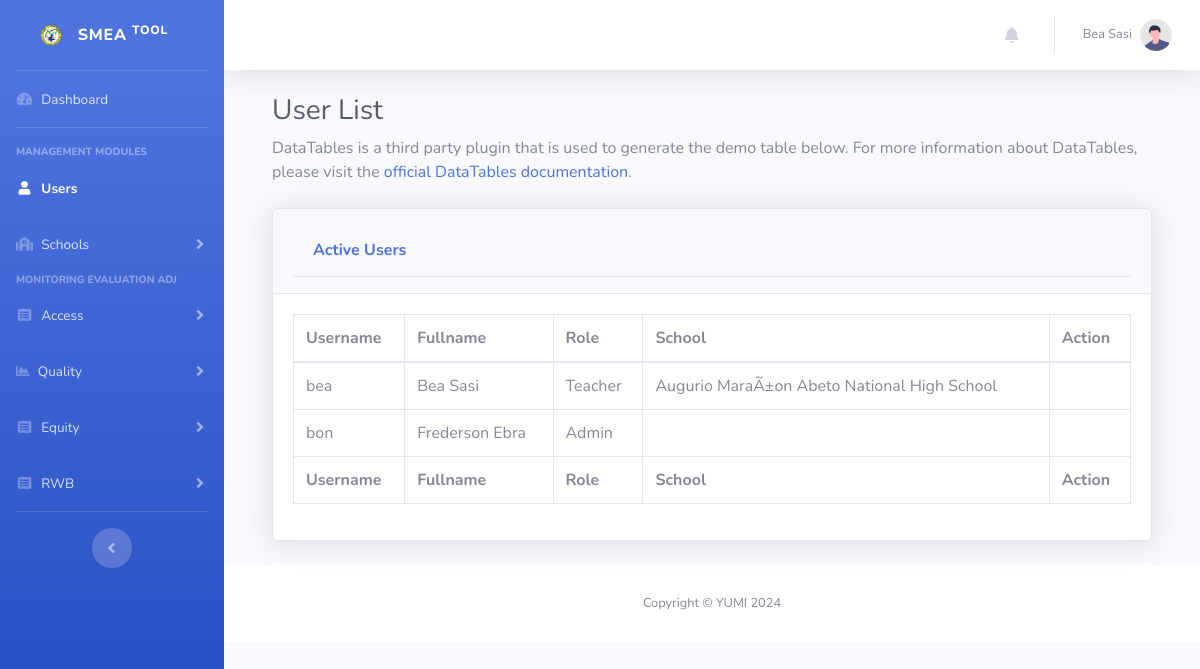
The app's page /user-list.php (signed in), older data.
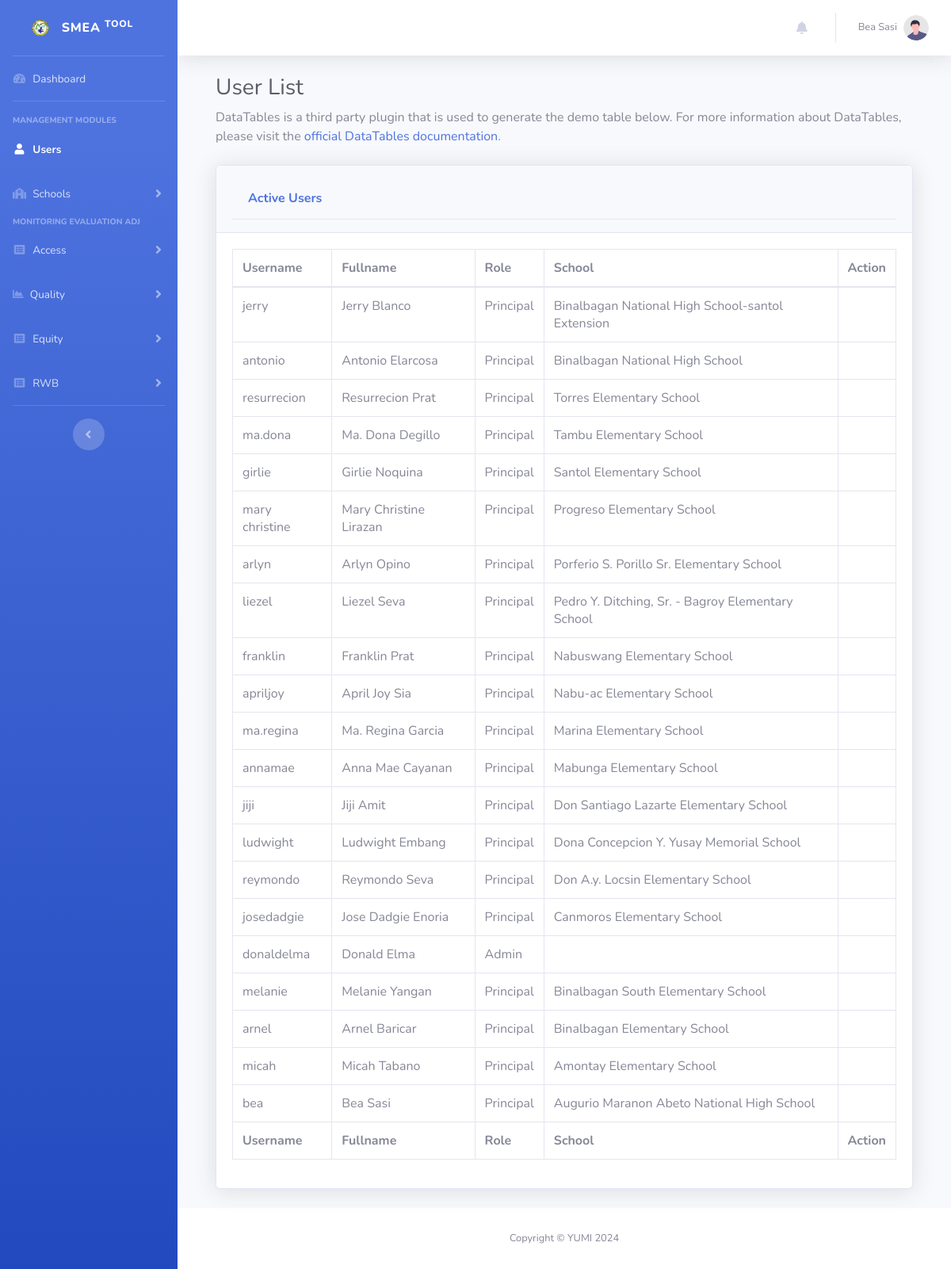
The same page, newer data.
### tables this page shows
CREATE TABLE IF NOT EXISTS `users` (
  `id` int NOT NULL AUTO_INCREMENT,
  `username` varchar(50) NOT NULL,
  `password` text NOT NULL,
  `first_name` text NOT NULL,
  `last_name` text NOT NULL,
  `role` int NOT NULL DEFAULT '0',
  `updated_at` timestamp NOT NULL DEFAULT CURRENT_TIMESTAMP,
  `created_at` timestamp NOT NULL DEFAULT CURRENT_TIMESTAMP ON UPDATE CURRENT_TIMESTAMP,
  `school_id` int DEFAULT NULL,
  PRIMARY KEY (`id`),
  KEY `FK_users_roles` (`role`),
  KEY `school_id` (`school_id`),
  CONSTRAINT `FK_users_roles` FOREIGN KEY (`role`) REFERENCES `roles` (`id`) ON DELETE CASCADE ON UPDATE CASCADE,
  CONSTRAINT `users_ibfk_1` FOREIGN KEY (`school_id`) REFERENCES `schools` (`id`)
);

CREATE TABLE IF NOT EXISTS `roles` (
  `id` int NOT NULL AUTO_INCREMENT,
  `description` varchar(50) NOT NULL DEFAULT '0',
  `permission` text NOT NULL,
  `updated_at` timestamp NULL DEFAULT CURRENT_TIMESTAMP ON UPDATE CURRENT_TIMESTAMP,
  `created_at` timestamp NULL DEFAULT CURRENT_TIMESTAMP,
  PRIMARY KEY (`id`)
);

CREATE TABLE IF NOT EXISTS `schools` (
  `id` int NOT NULL AUTO_INCREMENT,
  `name` text NOT NULL,
  `address` text,
  `updated_at` timestamp NULL DEFAULT CURRENT_TIMESTAMP ON UPDATE CURRENT_TIMESTAMP,
  `created_at` timestamp NULL DEFAULT CURRENT_TIMESTAMP,
  PRIMARY KEY (`id`)
);

### user-list.php (the view, shortened to what this page needs)
<?php
require_once "connection/db.php";
include_once('header.php');
$sql = "SELECT users.*, roles.description, schools.name as school FROM users JOIN roles ON users.role = roles.id LEFT JOIN schools ON users.school_id = schools.id ORDER BY users.created_at DESC";
$resultUsers = $conn->query($sql);
?>
<body id="page-top">
    <div id="wrapper">
        <?php include_once "sidebar.php"; ?>
        <div id="content-wrapper" class="d-flex flex-column">
            <div id="content">
                <?php include_once "navbar.php"?>
                <div class="container-fluid">
                    <div class="container-fluid">
                    <h1 class="h3 mb-2 text-gray-800">User List</h1>
                    <p class="mb-4">DataTables is a third party plugin that is used to generate the demo table below.
                        For more information about DataTables, please visit the <a target="_blank"
                            href="https://datatables.net">official DataTables documentation</a>.</p>
                    <div class="card shadow mb-4">
                        <div class="card-header py-3">
                            <div class="card-header py-3 d-flex justify-content-between align-items-center">
                                <h6 class="m-0 font-weight-bold text-primary">Active Users</h6>
                            </div>
                        </div>
                        <div class="card-body">
                            <div class="table-responsive">
                                <table class="table table-bordered" id="dataTable" width="100%" cellspacing="0">
                                    <thead>
                                        <tr>
                                            <th>Username</th>
                                            <th>Fullname</th>
                                            <th>Role</th>
                                            <th>School</th>
                                            <th>Action</th>
                                        </tr>
                                    </thead>
                                    <tfoot>
                                        <tr>
                                            <th>Username</th>
                                            <th>Fullname</th>
                                            <th>Role</th>
                                            <th>School</th>
                                            <th>Action</th>
                                        </tr>
                                    </tfoot>
                                    <tbody>
                                        <?php
                                            if ($resultUsers->num_rows > 0) {
                                                while($row = $resultUsers->fetch_assoc()) {
                                                    echo "
                                                        <tr>
                                                            <td>".$row["username"]."</td>
                                                            <td>".$row["first_name"]. " ".$row["last_name"]."</td>
                                                            <td>".$row["description"]."</td>
                                                            <td>".$row["school"]."</td>
                                                            <td>";
                                                    echo " </td>
                                                        </tr>
                                                    ";
                                                }
                                            }
                                        ?>
                                    </tbody>
                                </table>
                            </div>
                        </div>
                    </div>
                </div>
            </div>
            <footer class="sticky-footer bg-white">
                <div class="container my-auto">
                    <div class="copyright text-center my-auto">
                        <span>Copyright &copy; YUMI 2024</span>
                    </div>
                </div>
            </footer>
        </div>
    </div>
</body>
</html>

### header.php (shortened to what this page needs)
<html lang="en">
<head>
    <link href="vendor/fontawesome-free/css/all.min.css" rel="stylesheet" type="text/css">
    <link href="css/sb-admin-2.min.css" rel="stylesheet">
</head>
<?php
  $current_page = basename($_SERVER['REQUEST_URI']);
?>

### sidebar.php (shortened to what this page needs)
<ul class="navbar-nav bg-gradient-primary sidebar sidebar-dark accordion" id="accordionSidebar">
    <a class="sidebar-brand d-flex align-items-center justify-content-center" href="dashboard.php">
        <img class="sidebar-brand-icon" style="height: 100%;" src="img/logo-img.png" alt="no-image">
        <div class="sidebar-brand-text mx-3">SMEA <sup> Tool</sup></div>
    </a>
    <hr class="sidebar-divider my-0">
    <li class="nav-item <?php if($current_page == 'dashboard.php') echo 'active'; ?>">
        <a class="nav-link" href="dashboard.php">
        <i class="fas fa-fw fa-tachometer-alt"></i>
        <span>Dashboard</span></a>
    </li>
    <hr class="sidebar-divider">
    <div class="sidebar-heading">
        Management Modules
    </div>
    <li class="nav-item <?php if($current_page == 'user-list.php') echo 'active'; ?>">
        <a class="nav-link" href="user-list.php">
        <i class="fas fa-fw fa-user"></i>
        <span>Users</span></a>
    </li>
    <li class="nav-item <?php if(in_array($current_page, ["addSchool.php", "school-list.php", 'school-year-list.php', 'addSchoolYear.php'])) echo 'active'; ?>">
        <a class="nav-link collapsed" href="#" data-toggle="collapse" data-target="#collapseSchool" aria-expanded="true"
            aria-controls="collapseSchool">
            <i class="fas fa-fw fa-school"></i>
            <span>Schools</span>
        </a>
    </li>
    <div class="sidebar-heading">
        Monitoring Evaluation Adj
    </div>
    <li class="nav-item <?php if(in_array($current_page, ["attendanceComparative.php", "attendanceAdd.php", 'attendanceConcerns.php'])) echo 'active'; ?>">
        <a class="nav-link collapsed" href="#" data-toggle="collapse" data-target="#collapseAttendance" aria-expanded="true"
            aria-controls="collapseAttendance">
            <i class="fas fa-fw fa-list-alt"></i>
            <span>Access</span>
        </a>
    </li>
    <li class="nav-item <?php if(in_array($current_page, ["qualityComparative.php", "qualityAdd.php", 'qualityConcerns.php'])) echo 'active'; ?>">
        <a class="nav-link collapsed" href="#" data-toggle="collapse" data-target="#collapseQuality" aria-expanded="true"
            aria-controls="collapseQuality">
            <i class="fas fa-chart-area"></i>
            <span>Quality</span>
        </a>
    </li>
    <li class="nav-item <?php if(in_array($current_page, ["equityComparative.php", "equityAdd.php", 'equityConcerns.php'])) echo 'active'; ?>">
        <a class="nav-link collapsed" href="#" data-toggle="collapse" data-target="#equity" aria-expanded="true"
            aria-controls="equity">
            <i class="fas fa-fw fa-list-alt"></i>
            <span>Equity</span>
        </a>
    </li>
    <li class="nav-item <?php if(in_array($current_page, ["rwbComparative.php", "rwbAdd.php", "rwbConcerns.php"])) echo 'active'; ?>">
        <a class="nav-link collapsed" href="#" data-toggle="collapse" data-target="#rwb" aria-expanded="true"
            aria-controls="rwb">
            <i class="fas fa-fw fa-list-alt"></i>
            <span>RWB</span>
        </a>
    </li>
    <hr class="sidebar-divider d-none d-md-block">
    <div class="text-center d-none d-md-inline">
        <button class="rounded-circle border-0" id="sidebarToggle"></button>
    </div>
</ul>

### navbar.php (shortened to what this page needs)
<nav class="navbar navbar-expand navbar-light bg-white topbar mb-4 static-top shadow">
    <ul class="navbar-nav ml-auto">
        <li class="nav-item dropdown no-arrow mx-1">
            <a class="nav-link dropdown-toggle" href="#" id="alertsDropdown" role="button"
                data-toggle="dropdown" aria-haspopup="true" aria-expanded="false">
                <i class="fas fa-bell fa-fw"></i>
            </a>
        </li>
        <li class="nav-item dropdown no-arrow">
            <a class="nav-link dropdown-toggle" href="#" id="userDropdown" role="button" data-toggle="dropdown"
                aria-haspopup="true" aria-expanded="false">
                <span class="mr-2 d-none d-lg-inline text-gray-600 small"><?php echo $_SESSION["fullname"];?></span>
                <img class="img-profile rounded-circle" src="img/undraw_profile.svg">
            </a>
        </li>
    </ul>
</nav>

Row changes from the older to the newer data that the page shows:
removed users: username "bon", first_name "Frederson", last_name "Ebra", role.description "Admin"
added users: username "jerry", first_name "Jerry", last_name "Blanco", role.description "Principal", school.name "Binalbagan National High School-santol Extension"
added users: username "antonio", first_name "Antonio", last_name "Elarcosa", role.description "Principal", school.name "Binalbagan National High School"
added users: username "resurrecion", first_name "Resurrecion", last_name "Prat", role.description "Principal", school.name "Torres Elementary School"
added users: username "ma.dona", first_name "Ma. Dona", last_name "Degillo", role.description "Principal", school.name "Tambu Elementary School"
added users: username "girlie", first_name "Girlie", last_name "Noquina", role.description "Principal", school.name "Santol Elementary School"
added users: username "mary christine", first_name "Mary Christine", last_name "Lirazan", role.description "Principal", school.name "Progreso Elementary School"
added users: username "arlyn", first_name "Arlyn", last_name "Opino", role.description "Principal", school.name "Porferio S. Porillo Sr. Elementary School"
added users: username "liezel", first_name "Liezel", last_name "Seva", role.description "Principal", school.name "Pedro Y. Ditching, Sr. - Bagroy Elementary School"
added users: username "franklin", first_name "Franklin", last_name "Prat", role.description "Principal", school.name "Nabuswang Elementary School"
added users: username "apriljoy", first_name "April Joy", last_name "Sia", role.description "Principal", school.name "Nabu-ac Elementary School"
added users: username "ma.regina", first_name "Ma. Regina", last_name "Garcia", role.description "Principal", school.name "Marina Elementary School"
added users: username "annamae", first_name "Anna Mae", last_name "Cayanan", role.description "Principal", school.name "Mabunga Elementary School"
added users: username "jiji", first_name "Jiji", last_name "Amit", role.description "Principal", school.name "Don Santiago Lazarte Elementary School"
added users: username "ludwight", first_name "Ludwight", last_name "Embang", role.description "Principal", school.name "Dona Concepcion Y. Yusay Memorial School"
added users: username "reymondo", first_name "Reymondo", last_name "Seva", role.description "Principal", school.name "Don A.y. Locsin Elementary School"
added users: username "josedadgie", first_name "Jose Dadgie", last_name "Enoria", role.description "Principal", school.name "Canmoros Elementary School"
added users: username "donaldelma", first_name "Donald", last_name "Elma", role.description "Admin"
added users: username "melanie", first_name "Melanie", last_name "Yangan", role.description "Principal", school.name "Binalbagan South Elementary School"
added users: username "arnel", first_name "Arnel", last_name "Baricar", role.description "Principal", school.name "Binalbagan Elementary School"
added users: username "micah", first_name "Micah", last_name "Tabano", role.description "Principal", school.name "Amontay Elementary School"
changed through a linked row, users "bea": role.description "Teacher" → "Principal"; school.name "Augurio MaraÃ±on Abeto National High School" → "Augurio Maranon Abeto National High School"
